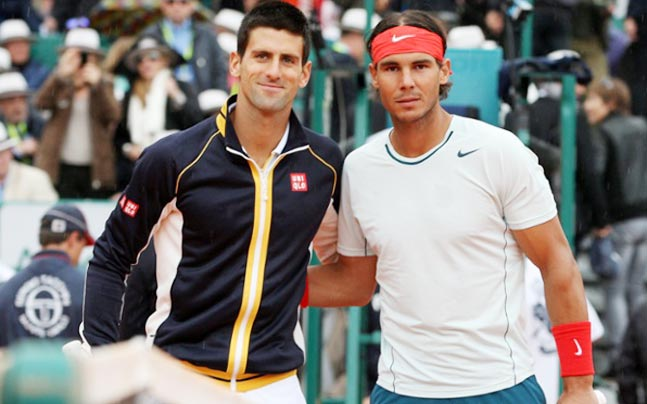
#> input picture AIML/faces.jpeg, 647 x 404 px
$ jupyter execute obetdetect.ipynb
#> lines starting #> are read from the running program, lines starting #| are printed output that depends on the picture; after the words box and inside, x2 and y2 are one past the last pixel; in counts of white or black regions, pixels touching at a corner belong together
[cell 1]
import cv2
import numpy as np
import time

[cell 2]
cv2.__file__

### Initiating classifiers

[cell 3]
face_cascade = cv2.CascadeClassifier('haarcascade_frontalface_default.xml')
eye_cascade = cv2.CascadeClassifier('haarcascade_eye.xml')

## Reading image

[cell 4]
img = cv2.imread('faces.jpeg')
#> img is the input picture: shape (404, 647, 3); mean B, G, R 121, 124.7, 130
gray = cv2.cvtColor(img,cv2.COLOR_BGR2GRAY)
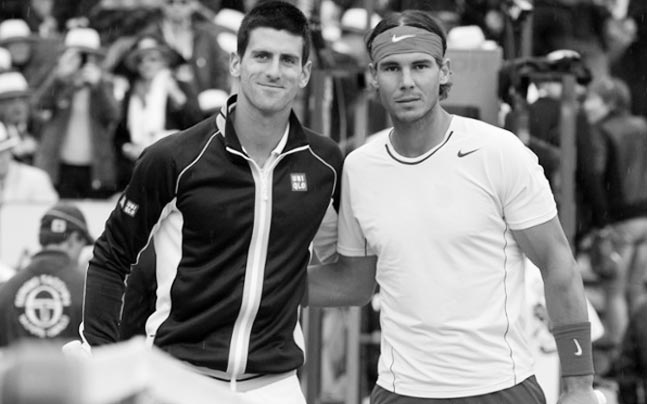
#> gray: shape (404, 647); min 0, max 255, mean 125.8
cv2.imshow("img",img)
cv2.imshow("gray",gray)
cv2.waitKey(0)
cv2.destroyAllWindows()

### Detecting face

[cell 5]
faces = face_cascade.detectMultiScale(gray,scaleFactor=1.3,minNeighbors=5)
#> faces = [[234, 25, 85, 85], [363, 34, 86, 86]]
print(faces)
#| [[234  25  85  85]
#|  [363  34  86  86]]

## Enclosing face with rectangles

[cell 6]
x,y,w,h = faces[0]
#> x = 234; y = 25; w = 85; h = 85
img = cv2.rectangle(img,(x,y),(x+w,y+h),(0,0,255),2)
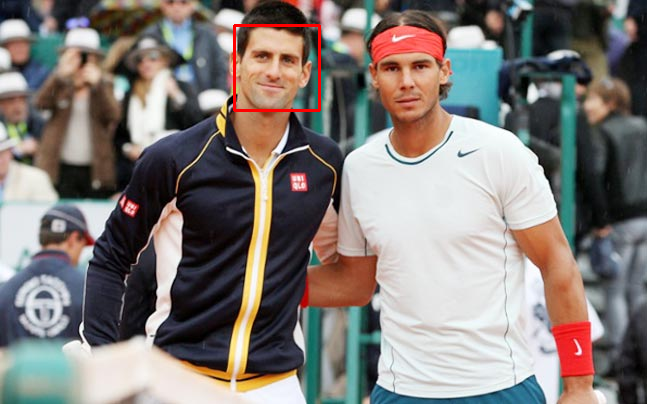
#> img: shape (404, 647, 3); 0.39% of pixels changed, all inside (x1, y1, x2, y2) = (233, 24, 321, 112)
cv2.imshow('mg',img)
cv2.waitKey(0)
cv2.destroyAllWindows()

## Creating ROI of face

[cell 7]
roi_gray = gray[y:y+h,x:x+w]
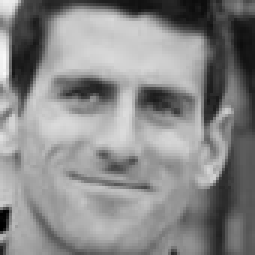
#> roi_gray: shape (85, 85) (shown 3 times larger); min 0, max 249, mean 136.8
roi_color = img[y:y+h,x:x+w]
cv2.imshow("roi grey face",roi_gray)
cv2.imshow("roi color",roi_color)
cv2.waitKey(0)
cv2.destroyAllWindows()

## Detecting eye and enclosing them with rectangle

[cell 8]
eyes = eye_cascade.detectMultiScale(roi_gray)
#> eyes = [[16, 18, 25, 25], [41, 22, 24, 24]]
print(eyes)
#| [[16 18 25 25]
#|  [41 22 24 24]]

[cell 9]
for(ex,ey,ew,eh) in eyes:
    cv2.rectangle(roi_color,(ex,ey),(ex+ew,ey+eh),(0,255,255),2)
#> this loop made 2 passes
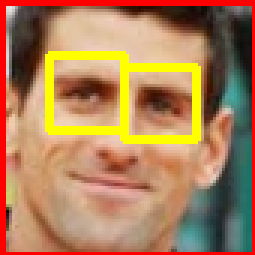
#> roi_color: shape (85, 85, 3) (shown 3 times larger); mean B, G, R 89.1, 128.1, 173
cv2.imshow("img",img)
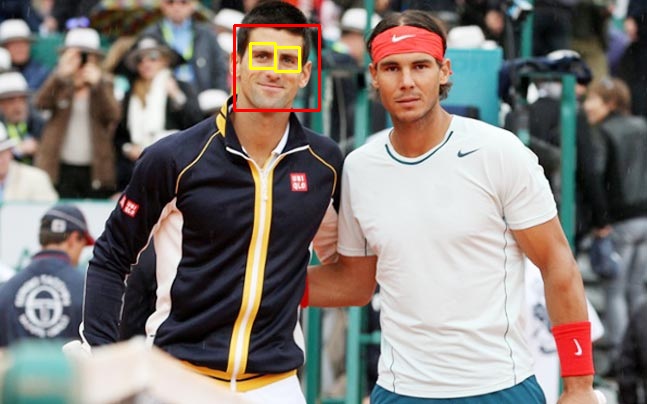
#> window 'img': shape (404, 647, 3); mean B, G, R 120.4, 124.4, 130.6
cv2.waitKey(0)
cv2.destroyAllWindows()

## Multiple faces in one images

[cell 10]
img = cv2.imread('faces.jpeg')
gray = cv2.cvtColor(img,cv2.COLOR_BGR2GRAY)

[cell 11]
faces = face_cascade.detectMultiScale(gray,1.3,5)
for(x,y,w,h) in faces:
    img = cv2.rectangle(img,(x,y),(x+w, y+h),(0,255,255),2)
    roi_gray = gray[y:y+h,x:x+w]
    roi_color = img[y:y+h,x:x+w]
    eyes = eye_cascade.detectMultiScale(roi_gray)
    for(ex,ey,ew,eh)in eyes:
        cv2.rectangle(roi_color,(ex,ey),(ex+ew,ey+eh),(0,255,0),2)
#> this loop made 2 passes
#> (x, y, w, h, eyes) on passes 1 to 2: (234, 25, 85, 85, [[16, 18, 25, 25], [41, 22, 24, 24]]), (363, 34, 86, 86, [[45, 19, 24, 24], [16, 20, 24, 24]])
#> pass 1, `img = cv2.rectangle(img,(x,y),(x+w, y+h),(0,255,255),2)`:
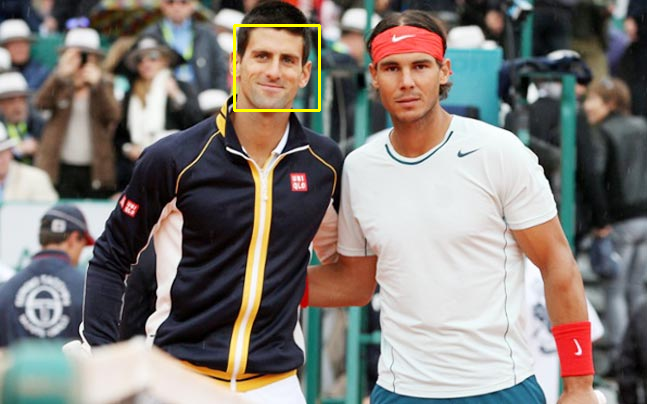
#> img: shape (404, 647, 3); 0.39% of pixels changed, all inside (x1, y1, x2, y2) = (233, 24, 321, 112)
#> pass 1, `roi_color = img[y:y+h,x:x+w]`:
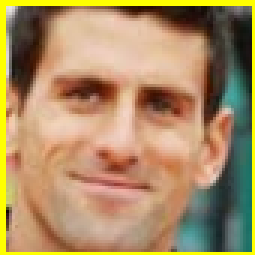
#> roi_color: shape (85, 85, 3) (shown 3 times larger); mean B, G, R 100.2, 140.9, 170.9
#> pass 2, `roi_gray = gray[y:y+h,x:x+w]`:
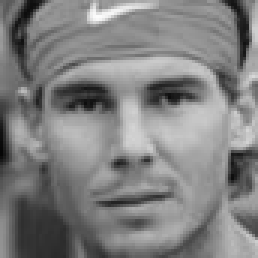
#> roi_gray: shape (86, 86) (shown 3 times larger); min 6, max 252, mean 128.3
#> after the loop:
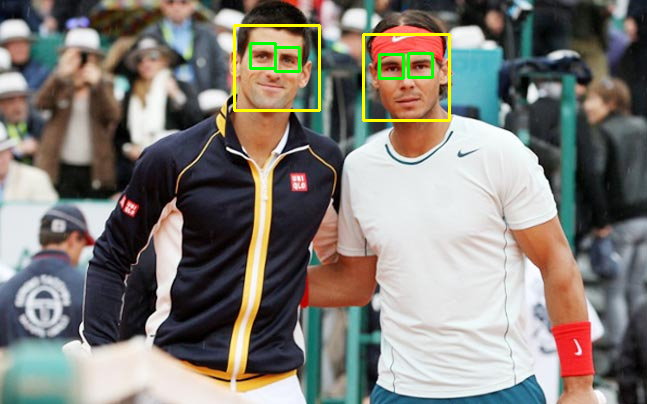
#> img: shape (404, 647, 3); mean B, G, R 119.7, 126.2, 130.1
#> after the loop:
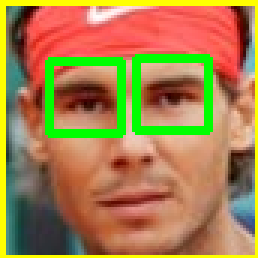
#> roi_color: shape (86, 86, 3) (shown 3 times larger); mean B, G, R 76.5, 129.8, 166.6
print('Number of faces',len(faces))
#| Number of faces 2
cv2.imshow('img',img)
cv2.waitKey(0)
cv2.destroyAllWindows()
